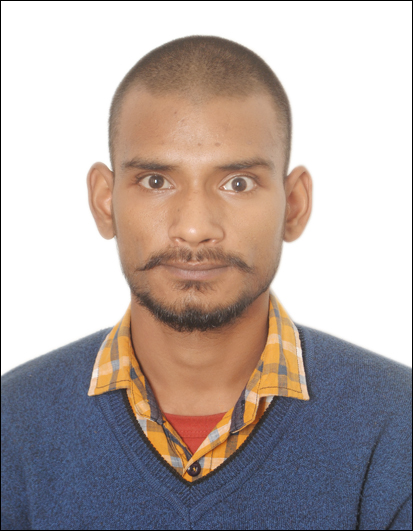
#> input picture pic1.JPG, 413 x 531 px
$ python photo_sketch.py   (older library calls are emulated)
#> lines starting #> are read from the running program, lines starting #| are printed output that depends on the picture
import numpy as np
import cv2

highThresh	= 0.4
lowThresh		= 0.1
imgFileLst	= ('pic1.JPG', 'pic2.jpg')

def sobel (img):
	'''
	Detects edges using sobel kernel
	'''
	opImgx		= cv2.Sobel(img,cv2.CV_8U,0,1,ksize=3)	#detects horizontal edges
	opImgy		= cv2.Sobel(img,cv2.CV_8U,1,0,ksize=3)	#detects vertical edges
	#combine both edges
	return cv2.bitwise_or(opImgx,opImgy)	#does a bitwise OR of pixel values at each pixel

def sketch(frame):
	#Blur it to remove noise
	frame		= cv2.GaussianBlur(frame,(3,3),0)

	#make a negative image
	invImg	= 255-frame

	#Detect edges from the input image and its negative
	edgImg0		= sobel(frame)
	edgImg1		= sobel(invImg)
	edgImg		= cv2.addWeighted(edgImg0,1,edgImg1,1,0)	#different weights can be tried too

	#Invert the image back
	opImg				= 255-edgImg
	return opImg

if __name__ == '__main__':
	for imgFile in imgFileLst:
		print (imgFile)
		img		= cv2.imread (imgFile,0)
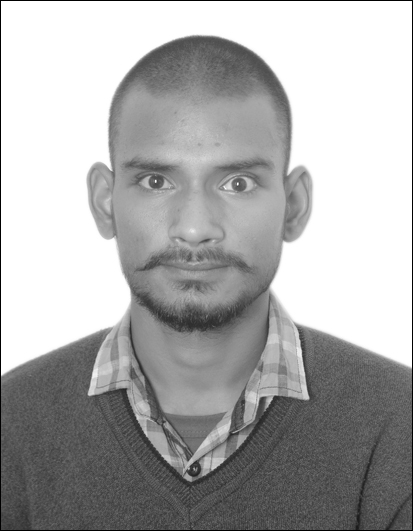
#> img: shape (531, 413); min 0, max 255, mean 172.3
		opImg	= sketch(img)
#> in sketch, `invImg	= 255-frame`:
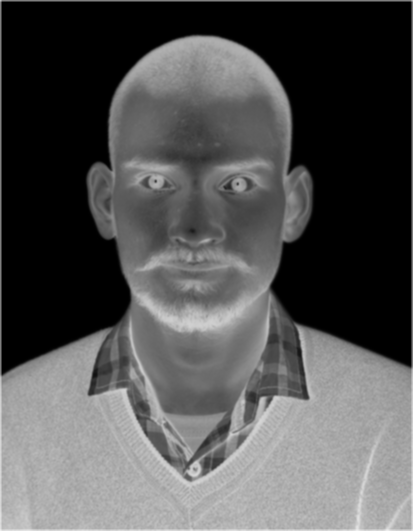
#> invImg: shape (531, 413); min 0, max 239, mean 82.3
#> in sobel (call 2), `opImgx		= cv2.Sobel(img,cv2.CV_8U,0,1,ksize=3)`:
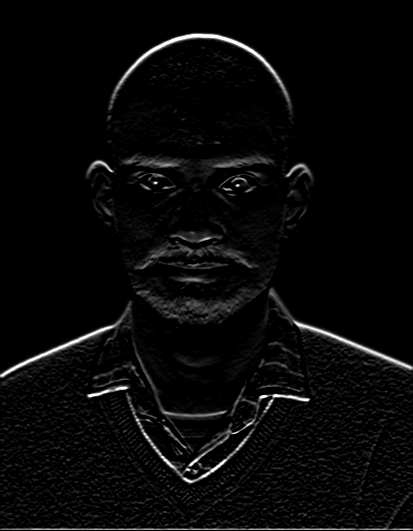
#> opImgx: shape (531, 413); min 0, max 255, mean 8.6
#> in sobel (call 2), `opImgy		= cv2.Sobel(img,cv2.CV_8U,1,0,ksize=3)`:
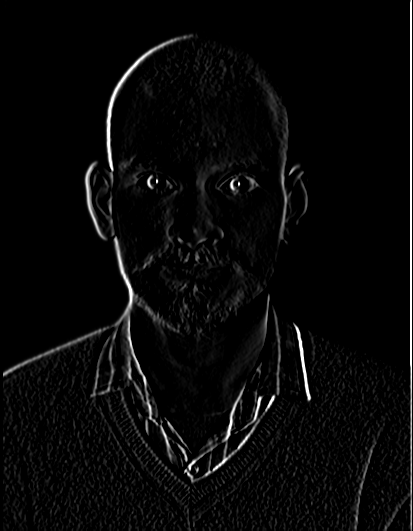
#> opImgy: shape (531, 413); min 0, max 255, mean 8.6
#> in sobel (call 2), `return cv2.bitwise_or(opImgx,opImgy)`:
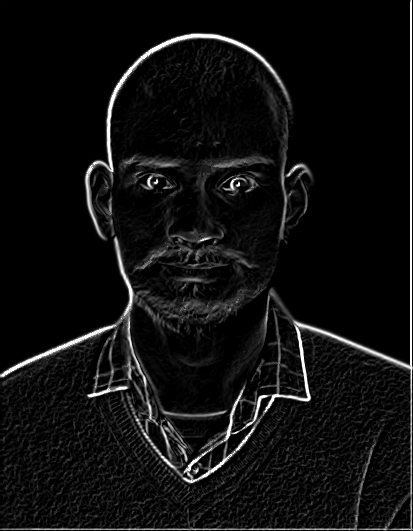
#> returned value: shape (531, 413); min 0, max 255, mean 15.6
#> in sketch, `edgImg		= cv2.addWeighted(edgImg0,1,edgImg1,1,0)`:
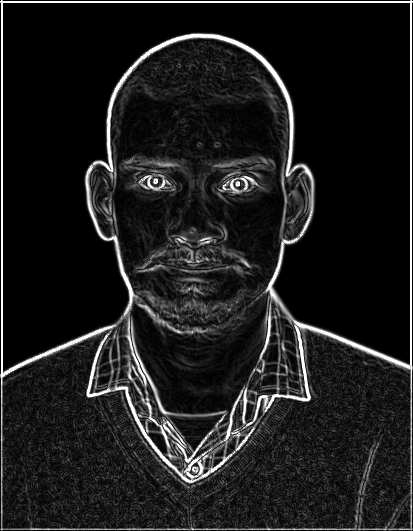
#> edgImg: shape (531, 413); min 0, max 255, mean 29.2
#> in sketch, `opImg				= 255-edgImg`:
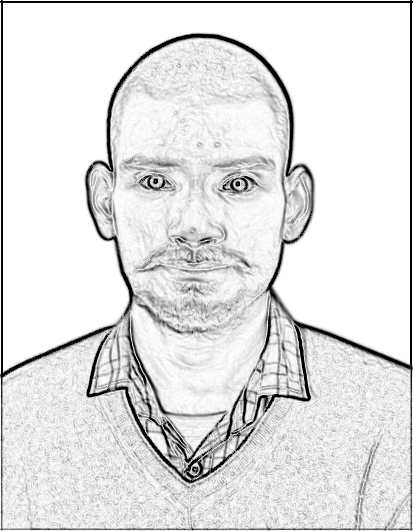
#> opImg: shape (531, 413); min 0, max 255, mean 225.8
		cv2.imshow (imgFile,opImg)
#> pass 2 of the loop `for imgFile in imgFileLst:`:
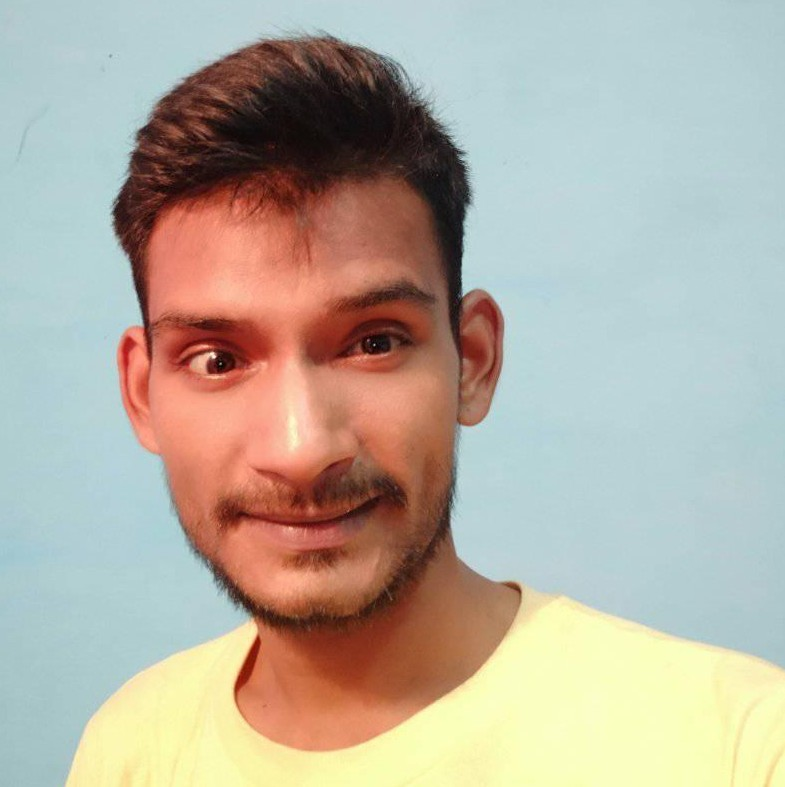
#> input picture pic2.jpg, 785 x 787 px
#> img: shape (787, 785)
#> frame: shape (787, 785)
#> invImg: shape (787, 785)
#> opImgx: shape (787, 785)
#> opImgy: shape (787, 785)
#> in sketch (call 2), `edgImg		= cv2.addWeighted(edgImg0,1,edgImg1,1,0)`:
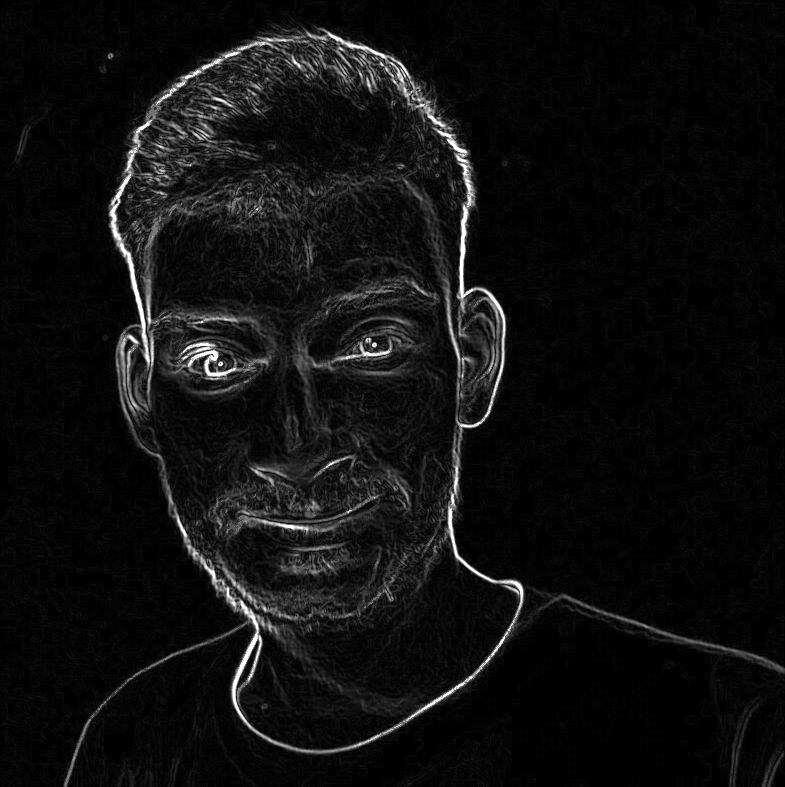
#> edgImg: shape (787, 785); min 0, max 255, mean 15.5
#> in sketch (call 2), `opImg				= 255-edgImg`:
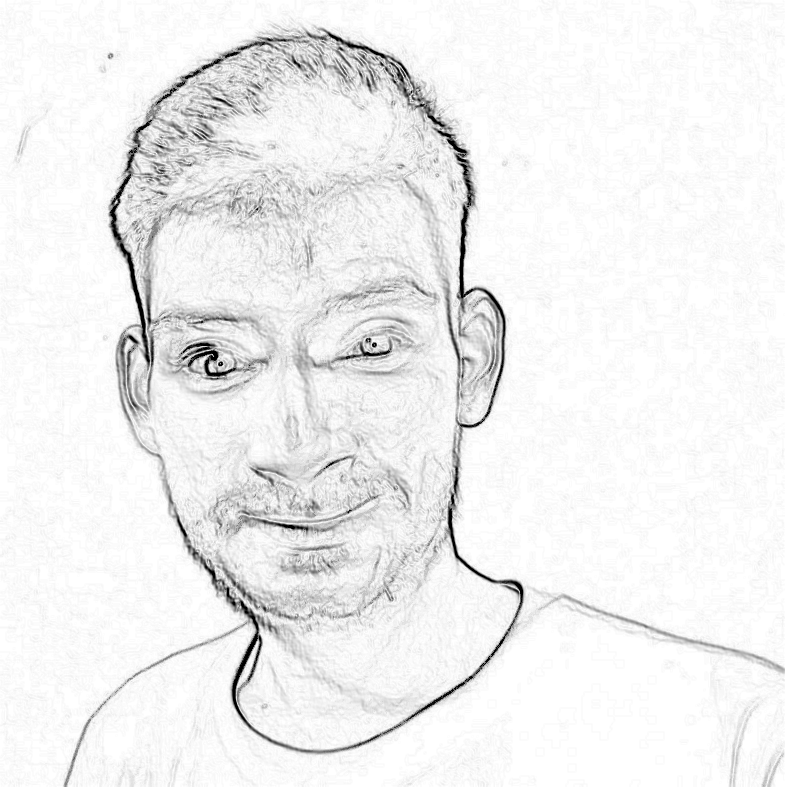
#> opImg: shape (787, 785); min 0, max 255, mean 239.5

	cv2.waitKey()
	cv2.destroyAllWindows()
